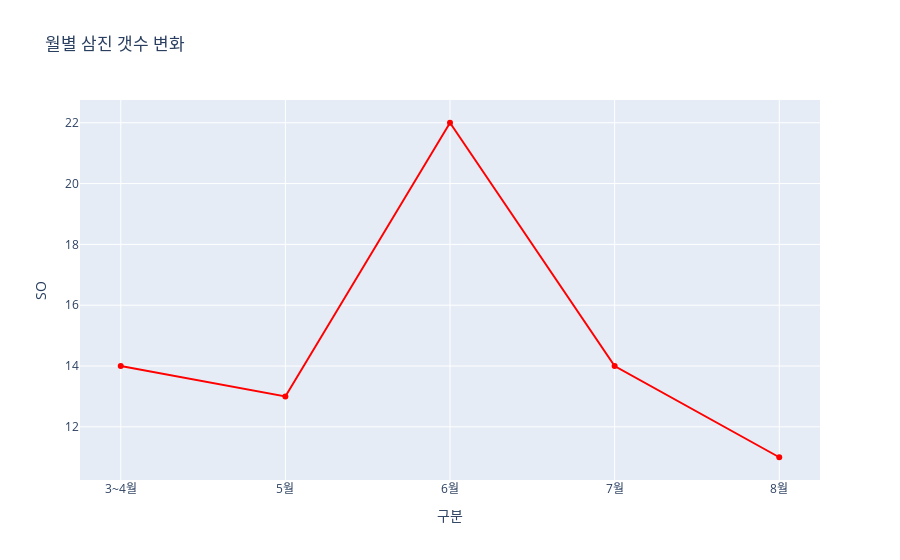
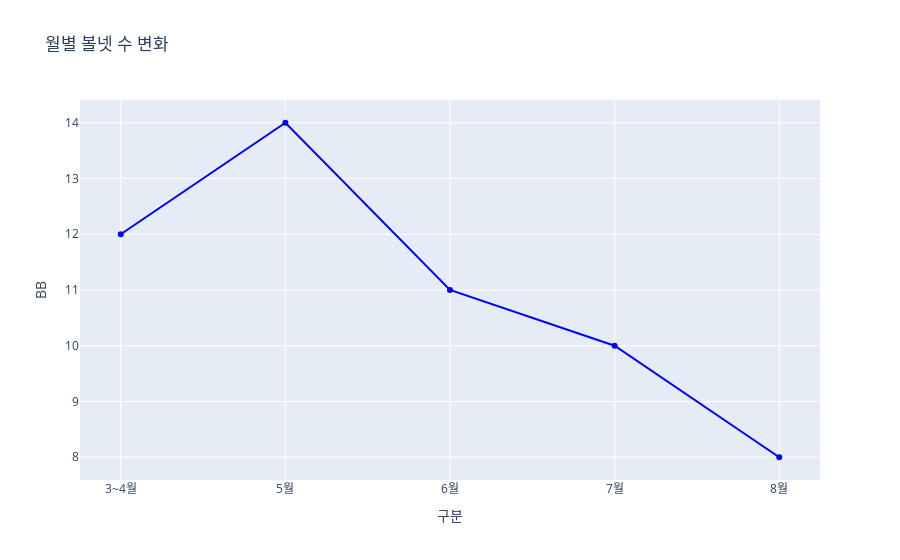

Notebook cell for these charts, in order:
### Code cell
# 월별 삼진과 볼넷 변화와 홈런의 갯수 변화 확인
fig = px.line(최형우_경기별기록_월별, 
              x=최형우_경기별기록_월별['구분'], 
              y=최형우_경기별기록_월별['SO'], 
              title='월별 삼진 갯수 변화',
              labels={'삼진': '삼진'})
fig.update_traces(mode='markers+lines', line_color='red')
fig.show()

fig = px.line(최형우_경기별기록_월별, 
              x=최형우_경기별기록_월별['구분'], 
              y=최형우_경기별기록_월별['BB'], 
              title='월별 볼넷 수 변화',
              labels={'볼넷': '볼넷'})
fig.update_traces(mode='markers+lines', line_color='blue')
fig.show()

fig = px.line(최형우_경기별기록_월별, 
              x=최형우_경기별기록_월별['구분'], 
              y=최형우_경기별기록_월별['HR'], 
              title='월별 홈런 수 변화',
              labels={'홈런': '홈런'})
fig.update_traces(mode='markers+lines', line_color='green')
fig.show()

### Figure 1 — Plotly figure (JSON) as saved in the notebook; plotly's stock layout.template omitted (floating-point values rounded to 4 significant figures)
{"data": [{"hovertemplate": "구분=%{x}<br>SO=%{y}<extra></extra>", "legendgroup": "", "line": {"color": "red", "dash": "solid"}, "marker": {"symbol": "circle"}, "mode": "markers+lines", "name": "", "orientation": "v", "showlegend": false, "type": "scatter", "x": ["3~4월", "5월", "6월", "7월", "8월"], "xaxis": "x", "y": [14, 13, 22, 14, 11], "yaxis": "y"}], "layout": {"legend": {"tracegroupgap": 0}, "title": {"text": "월별 삼진 갯수 변화"}, "xaxis": {"anchor": "y", "domain": [0, 1], "title": {"text": "구분"}}, "yaxis": {"anchor": "x", "domain": [0, 1], "title": {"text": "SO"}}}}

### Figure 2 — Plotly figure (JSON) as saved in the notebook; plotly's stock layout.template omitted (floating-point values rounded to 4 significant figures)
{"data": [{"hovertemplate": "구분=%{x}<br>BB=%{y}<extra></extra>", "legendgroup": "", "line": {"color": "blue", "dash": "solid"}, "marker": {"symbol": "circle"}, "mode": "markers+lines", "name": "", "orientation": "v", "showlegend": false, "type": "scatter", "x": ["3~4월", "5월", "6월", "7월", "8월"], "xaxis": "x", "y": [12, 14, 11, 10, 8], "yaxis": "y"}], "layout": {"legend": {"tracegroupgap": 0}, "title": {"text": "월별 볼넷 수 변화"}, "xaxis": {"anchor": "y", "domain": [0, 1], "title": {"text": "구분"}}, "yaxis": {"anchor": "x", "domain": [0, 1], "title": {"text": "BB"}}}}
